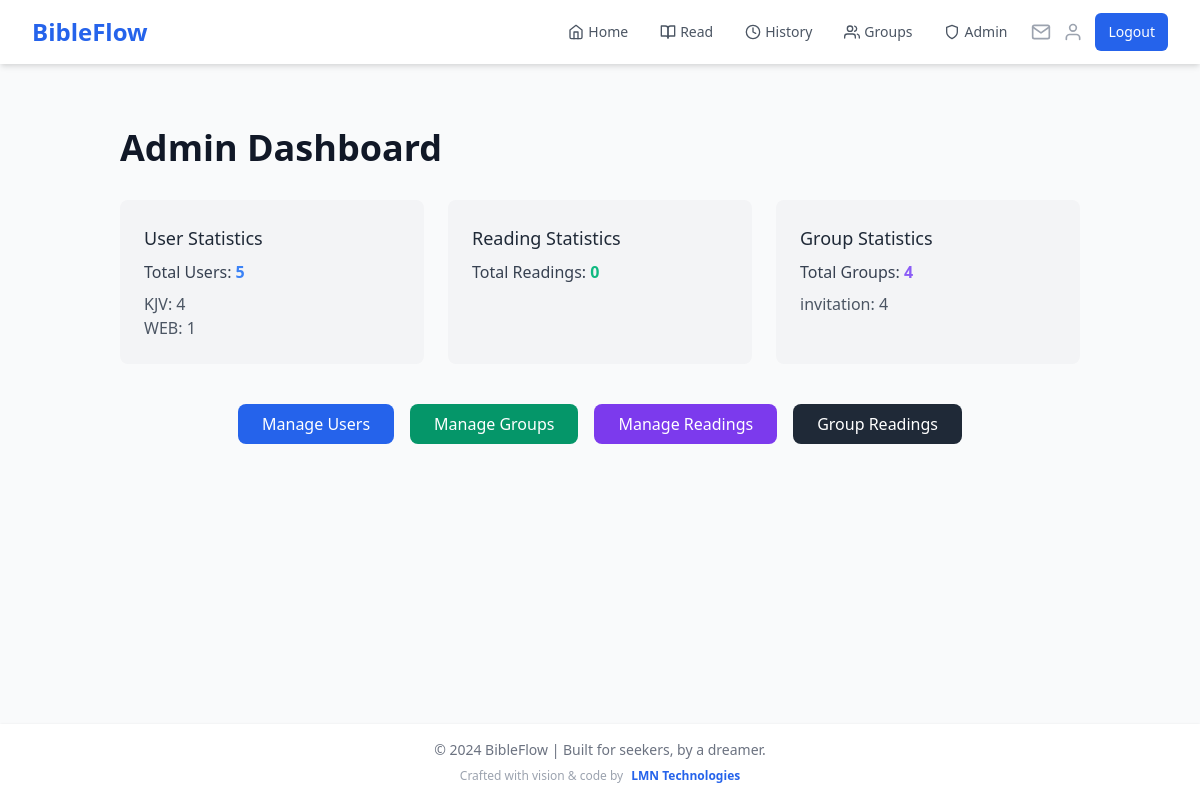
Page /admin (signed in) on the earlier database version.
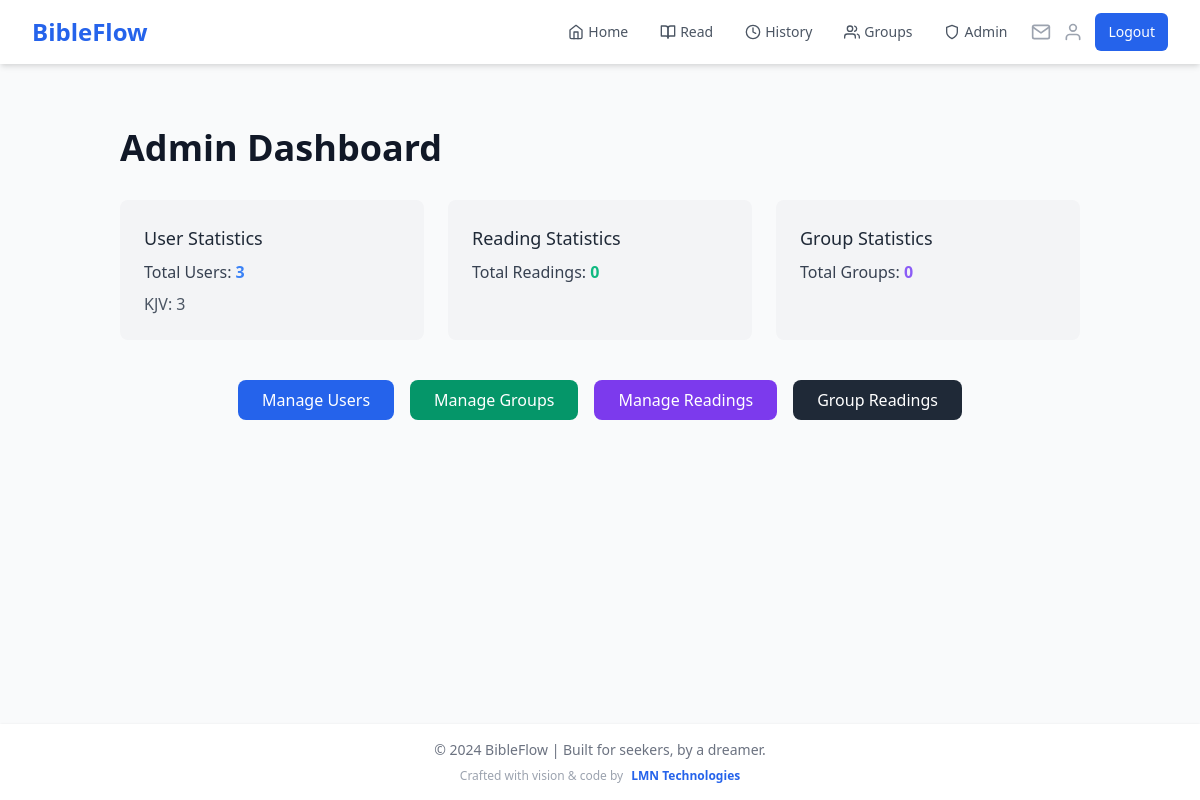
Same page on the later database version.
### app.py (models this page shows)
class User(UserMixin, db.Model):
    id = db.Column(db.Integer, primary_key=True)
    name = db.Column(db.String(100), nullable=False)
    email = db.Column(db.String(120), unique=True, nullable=False, index=True)
    password_hash = db.Column(db.String(200), nullable=False)
    streak = db.Column(db.Integer, default=0)
    last_read_date = db.Column(db.DateTime, index=True)
    readings = db.relationship('Reading', backref='user', lazy='dynamic')
    preferred_version = db.Column(db.String(10), default='KJV')
    created_groups = db.relationship('ReadingGroup', backref='creator', lazy='dynamic')
    group_memberships = db.relationship('GroupMember', backref='user', lazy='dynamic')

class ReadingGroup(db.Model):
    id = db.Column(db.Integer, primary_key=True)
    name = db.Column(db.String(100), nullable=False)
    description = db.Column(db.Text)
    created_at = db.Column(db.DateTime, default=datetime.utcnow)
    book = db.Column(db.String(50), nullable=False)
    current_chapter = db.Column(db.Integer, default=1)
    target_completion_date = db.Column(db.DateTime)
    creator_id = db.Column(db.Integer, db.ForeignKey('user.id'), nullable=False)
    visibility = db.Column(db.String(20), default='public')
    access_code = db.Column(db.String(20))
    members = db.relationship('GroupMember', backref='reading_group', lazy='joined')
    readings = db.relationship('GroupReading', backref='reading_group', lazy='dynamic')
    invitations = db.relationship('GroupInvitation', backref='reading_group', lazy='dynamic')

### app.py (the view)
@app.route('/admin')
@login_required
@admin_required
def admin_dashboard():
    total_users = User.query.count()
    users_by_version = db.session.query(
        User.preferred_version,
        func.count(User.id)
    ).group_by(User.preferred_version).all()
    total_readings = Reading.query.count()
    readings_by_version = db.session.query(
        Reading.bible_version,
        func.count(Reading.id)
    ).group_by(Reading.bible_version).all()
    total_groups = ReadingGroup.query.count()
    groups_by_visibility = db.session.query(
        ReadingGroup.visibility,
        func.count(ReadingGroup.id)
    ).group_by(ReadingGroup.visibility).all()
    return render_template('admin/admin_dashboard.html',
                           total_users=total_users,
                           users_by_version=users_by_version,
                           total_readings=total_readings,
                           readings_by_version=readings_by_version,
                           total_groups=total_groups,
                           groups_by_visibility=groups_by_visibility)

### app.py (called while the page is built)
@login_manager.user_loader
def load_user(user_id):
    if 'user_id' in session:
        return User.query.get(int(session['user_id']))
    return None

@app.context_processor
def inject_user_name():
    if current_user.is_authenticated:
        return dict(user_name=current_user.name)
    return dict(user_name='Guest')

@app.context_processor
def inject_invitation_count():
    if current_user.is_authenticated:
        invitation_count = GroupInvitation.query.filter(
            GroupInvitation.email == current_user.email,
            GroupInvitation.used == False,
            GroupInvitation.expires_at > datetime.utcnow()
        ).count()
        return dict(invitation_count=invitation_count)
    return dict(invitation_count=0)

def admin_required(f):
    @wraps(f)
    def decorated_function(*args, **kwargs):
        if not current_user.is_authenticated or current_user.email.lower() != 'mukuhalevi@gmail.com'.lower():
            flash('You do not have permission to access the admin panel.')
            return redirect(url_for('home'))
        return f(*args, **kwargs)
    return decorated_function

### templates/admin/admin_dashboard.html (shortened to what this page needs)
{% extends "base.html" %}
{% block content %}
<div class="container mx-auto p-8">
    <h1 class="text-4xl font-semibold mb-8 text-gray-900">Admin Dashboard</h1>
    <div class="grid grid-cols-1 md:grid-cols-3 gap-6">
        <div class="bg-gray-100 rounded-lg p-6">
            <h2 class="text-lg font-medium text-gray-800">User Statistics</h2>
            <p class="text-gray-700 mt-2">Total Users: <span class="text-blue-500 font-semibold">{{ total_users }}</span></p>
            <ul class="mt-2 text-gray-600">
                {% for version, count in users_by_version %}
                    <li>{{ version }}: <span class="font-medium">{{ count }}</span></li>
                {% endfor %}
            </ul>
        </div>
        <div class="bg-gray-100 rounded-lg p-6">
            <h2 class="text-lg font-medium text-gray-800">Reading Statistics</h2>
            <p class="text-gray-700 mt-2">Total Readings: <span class="text-green-500 font-semibold">{{ total_readings }}</span></p>
        </div>
        <div class="bg-gray-100 rounded-lg p-6">
            <h2 class="text-lg font-medium text-gray-800">Group Statistics</h2>
            <p class="text-gray-700 mt-2">Total Groups: <span class="text-purple-500 font-semibold">{{ total_groups }}</span></p>
            <ul class="mt-2 text-gray-600">
                {% for visibility, count in groups_by_visibility %}
                    <li>{{ visibility }}: <span class="font-medium">{{ count }}</span></li>
                {% endfor %}
            </ul>
        </div>
    </div>
    <div class="mt-10 flex flex-wrap justify-center gap-4">
        <a href="{{ url_for('admin_users') }}" class="px-6 py-2 text-white bg-blue-600 rounded-lg hover:bg-blue-700">Manage Users</a>
        <a href="{{ url_for('admin_groups') }}" class="px-6 py-2 text-white bg-green-600 rounded-lg hover:bg-green-700">Manage Groups</a>
        <a href="{{ url_for('admin_readings') }}" class="px-6 py-2 text-white bg-purple-600 rounded-lg hover:bg-purple-700">Manage Readings</a>
        <a href="{{ url_for('admin_group_readings') }}" class="px-6 py-2 text-white bg-gray-800 rounded-lg hover:bg-gray-900">Group Readings</a>
    </div>
</div>
{% endblock %}

Differences in the rows shown:
removed User: preferred_version "KJV", id "4"
no longer on this page (row edited): User: preferred_version "WEB", id "1"
removed ReadingGroup: visibility "invitation", id "4"
now on this page (row edited): User: preferred_version "KJV", id "3"
Other differences:
{{ total_users }}: "5" → "3"
{{ total_groups }}: "4" → "0"
